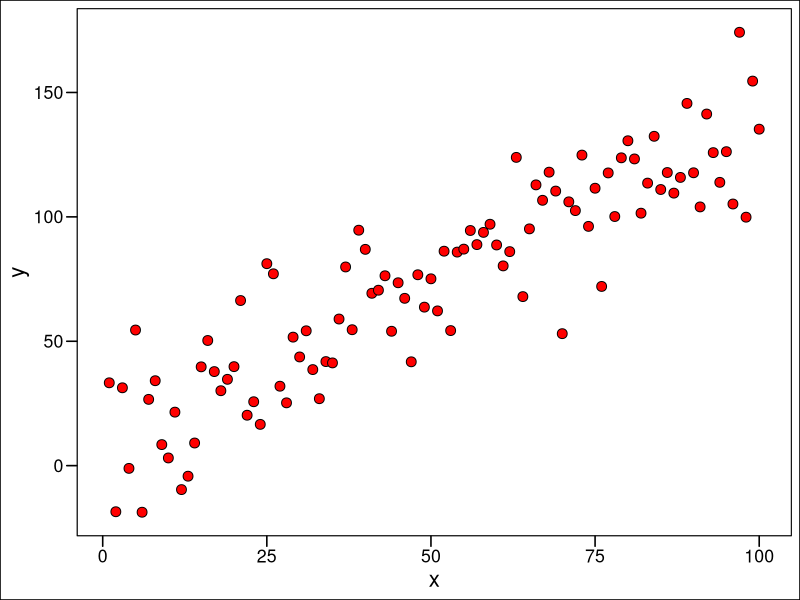

This chart was generated by the following R code:
## ---- chunk 1
x = c(1:100)
y = rep(NA, 100)
for(i in 1:100) {
  y[i] = 1.3 * x[i] + 10 + rnorm(1, mean = 0, sd = 23)
}

df = data.frame(
  x = x, y = y
)

library(tidyverse)
library(ggthemes)
ggplot(df) + 
  geom_point(aes(x = x, y = y), fill = "red", colour = "black", shape = 21, 
             size = 3) + 
  ggthemes::theme_base()
## ---- chunk 2
x = c(1:100)
y = rep(NA, 100)
for(i in 1:100) {
  y[i] = 1.3 * x[i] + 10 + rnorm(1, mean = 0, sd = 23)
}

df = data.frame(
  x = x, y = y
)

head(df)
